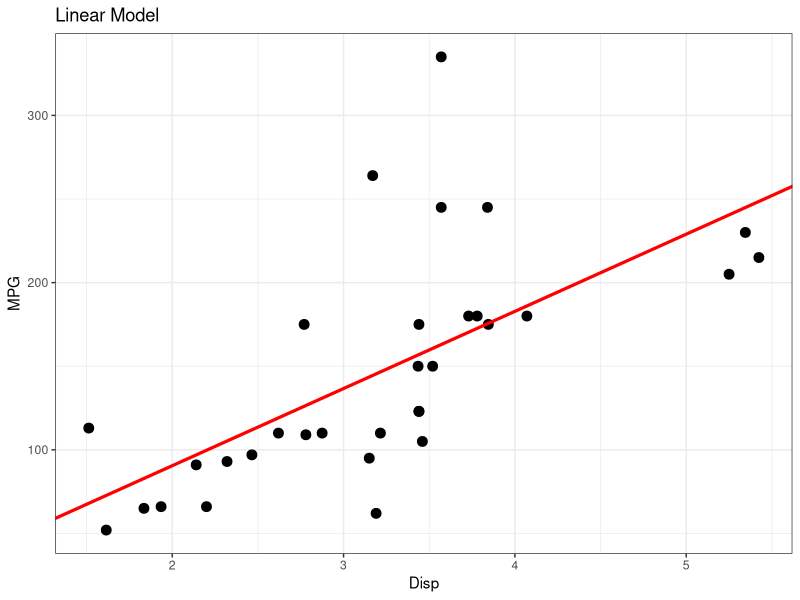
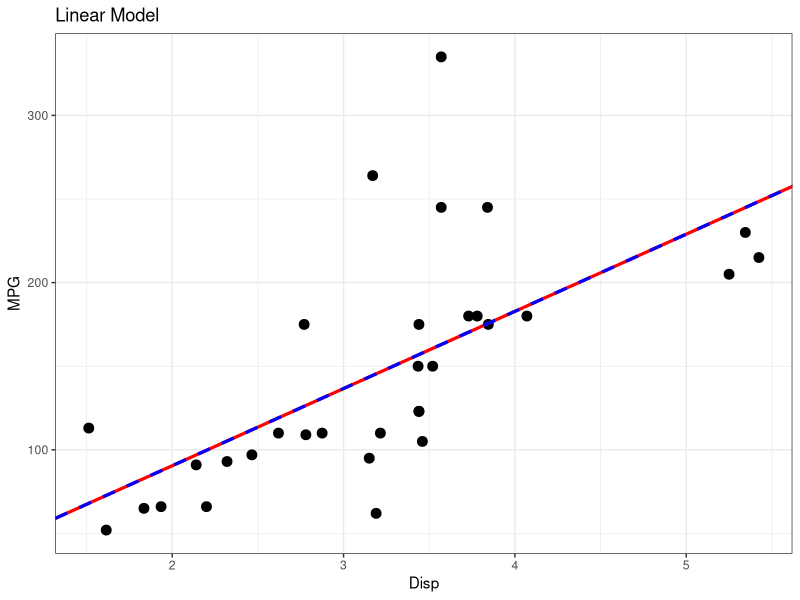

R code for these plots, in order:
### Linear Model Gradient Descent Example ----
require(gridExtra)
require(ggplot2)

attach(mtcars)

fit <- lm(hp ~ wt, data = mtcars)
plotOrig <- {ggplot(mtcars, aes(wt, hp)) +
  geom_point(size = 3) +
  geom_abline(intercept = coef(fit)[1], slope = coef(fit)[2], size = 1.1, col = 'red') +
  labs(title = 'Linear Model', x = 'Disp', y = 'MPG') +
  theme_bw()}
plotOrig

##Loss Function 1 and Derivative
lossFunc <- function(y, yhat, n){ (1 / n) * sum((y - yhat)^2) }
derivb0 <- function(y, yhat, n){ (1 / n) * sum(2 * (yhat - y)) }
derivb1 <- function(x, y, yhat, n){ (1 / n) * sum(2 * (yhat - y) * x) }

##Algorithm
gradientDescent <- function(x, y, nparams, max_it = 1000000, tol_err = 1e-08, learning_rate = 0.001, adaptive = TRUE){
  it = 0
  
  n = length(x)
  b0 = runif(1, 0, 1)
  b1 = runif(1, 0, 1)
  yhat = b0 + b1 * x
  mse = sum((y - yhat)^2) / n
  
  learningRateb0 = learning_rate
  learningRateb1 = learning_rate
  
  dfb0 = numeric(); dfb0[1] = b0
  dfb1 = numeric(); dfb1[1] = b1
  dfmse = numeric(); dfmse[1] = mse
  
  stop = 0
  while(stop == 0 & it < max_it){
    it = it + 1
    
    b0New = b0 - as.numeric(learningRateb0) * derivb0(y, yhat, n)
    b1New = b1 - as.numeric(learningRateb1) * derivb1(x, y, yhat, n)
    yhatNew = b0New + b1New * x
    mseNew = sum((y - yhatNew)^2) / n
    
    dfb0[it+1] = b0New
    dfb1[it+1] = b1New
    dfmse[it+1] = mseNew
    
    cat('it = ', it, '\n',
        'b0, b1 = ', b0New, ',', b1New, '\n',
        'mse = ', mseNew, '\n',
        'learning rate b0, learning rate b1 = ', learningRateb0, ',', learningRateb1, '\n')
    cat('--------------------------------------------------', '\n')
    
    error = abs(mse - mseNew)
    if(error <= tol_err) stop = 1
    
    if(adaptive == TRUE){
      ##Barzilai and Borwein - Adaptive Learning Rate
      deltab0 = b0New - b0
      deltaGb0 = derivb0(y, yhatNew, n) - derivb0(y, yhat, n)
      learningRateb0 = (t(deltaGb0) %*% deltab0) / (t(deltaGb0) %*% deltaGb0) 
      
      deltab1 = b1New - b1
      deltaGb1 = derivb1(x, y, yhatNew, n) - derivb1(x, y, yhat, n)
      learningRateb1 = (t(deltaGb1) %*% deltab1) / (t(deltaGb1) %*% deltaGb1)
    }
    
    b0 = b0New
    b1 = b1New
    yhat = yhatNew
    mse = mseNew
  }
  
  df = data.frame(b0 = dfb0, b1 = dfb1, mse = dfmse)
  return(df)
}

withAdapt = gradientDescent(x = mtcars$wt, y = mtcars$hp, nparams = length(coef(fit)))
#withoutAdapt = gradientDescent(x = mtcars$wt, y = mtcars$hp, nparams = length(coef(fit)), adaptive = FALSE)

actualCoef = coef(fit)
actualCoef

##Plotting
coefFromGD <-c(withAdapt$b0[nrow(withAdapt)], withAdapt$b1[nrow(withAdapt)])
plotNew <- {plotOrig +
    geom_abline(intercept = coefFromGD[1], slope = coefFromGD[2], size = 1.1, col = 'blue', linetype = 2)}
plotNew

